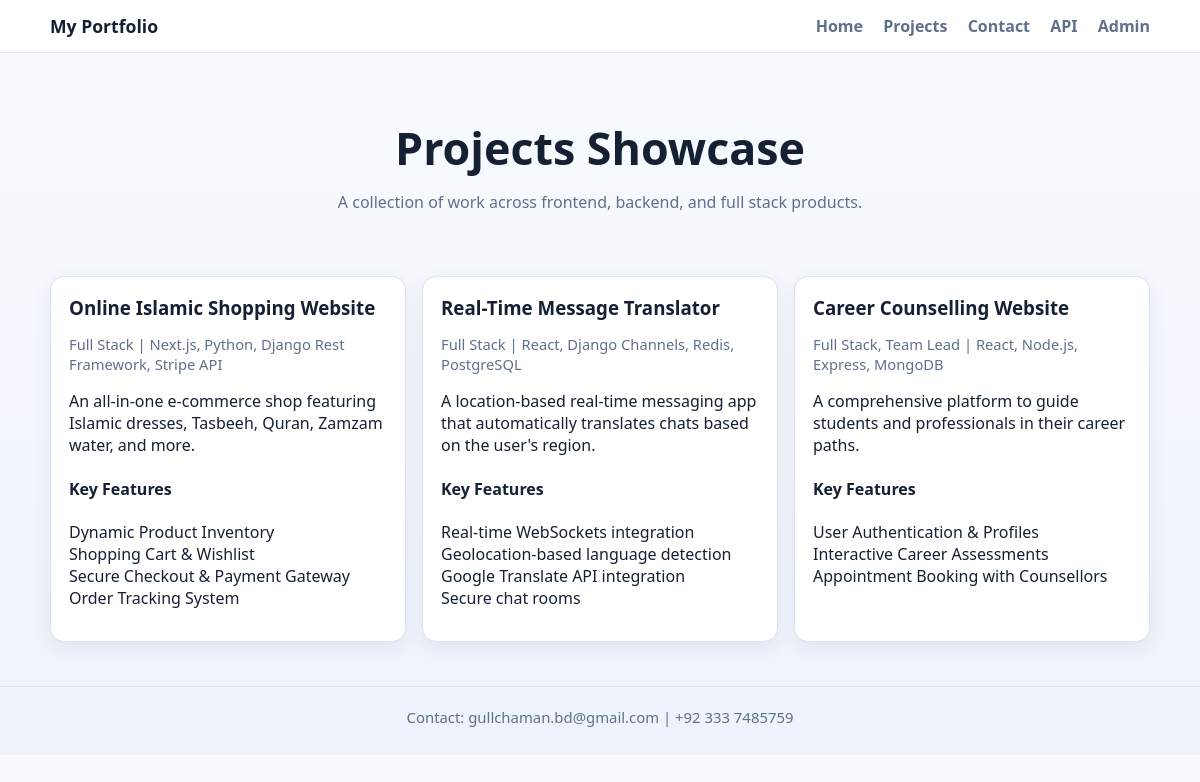
/projects/, run on the app's committed database.
### api/models.py (models this page shows, shortened)
class Project(models.Model):
    title = models.CharField(max_length=200)
    role = models.CharField(max_length=100, default='Full Stack') # e.g. Full Stack, Team Lead
    description = models.TextField()
    key_features = models.TextField(blank=True, null=True) # Bullet points separated by newlines
    tech_stack = models.CharField(max_length=200)
    github_link = models.URLField(blank=True, null=True)
    live_link = models.URLField(blank=True, null=True)
    image = models.ImageField(upload_to='projects/', blank=True, null=True)
    created_at = models.DateTimeField(auto_now_add=True)

class SiteSettings(models.Model):
    profile_picture = models.ImageField(upload_to='profile/', blank=True, null=True)
    email = models.EmailField(default='gullchaman.bd@gmail.com')
    location = models.CharField(max_length=200, default='Global / Remote')
    phone = models.CharField(max_length=50, default='+92 333 7485759')
    updated_at = models.DateTimeField(auto_now=True)

### api/views.py (the view)
# urls.py: path('projects/', ProjectsPageView.as_view(), name='projects-page'),
class ProjectsPageView(View):
    template_name = 'api/projects.html'
    def get(self, request):
        context = {
            'projects': Project.objects.order_by('-created_at'),
            'site_settings': SiteSettings.objects.first(),
        }
        return render(request, self.template_name, context)

### api/templates/api/projects.html (shortened to what this page needs)
{% extends "api/base.html" %}
{% block content %}
<section class="hero">
    <h1>Projects Showcase</h1>
    <p>A collection of work across frontend, backend, and full stack products.</p>
</section>
<section class="section">
    <div class="grid projects-grid">
        {% for project in projects %}
            <article class="card">
                <h3>{{ project.title }}</h3>
                <p class="meta">{{ project.role }} | {{ project.tech_stack }}</p>
                <p>{{ project.description }}</p>
                {% if project.key_features %}
                    <h4>Key Features</h4>
                    <pre style="white-space: pre-wrap; font-family: inherit; margin: 0 0 14px;">{{ project.key_features }}</pre>
                {% endif %}
            </article>
        {% empty %}
            <p>No projects available yet. Add them from admin panel.</p>
        {% endfor %}
    </div>
</section>
{% endblock %}

### api/templates/api/base.html (shortened to what this page needs)
<!DOCTYPE html>
<html lang="en">
<head>
</head>
<body>
    <nav>
        <div class="container">
            <a class="brand" href="{% url 'home' %}">My Portfolio</a>
            <div class="menu">
                <a href="{% url 'home' %}">Home</a>
                <a href="{% url 'projects-page' %}">Projects</a>
                <a href="{% url 'contact-page' %}">Contact</a>
                <a href="/api/">API</a>
                <a href="/admin/">Admin</a>
            </div>
        </div>
    </nav>
    <main class="container">
        {% block content %}{% endblock %}
    </main>
    <footer>
        {% if site_settings and site_settings.email %}
            Contact: {{ site_settings.email }}{% if site_settings.phone %} | {{ site_settings.phone }}{% endif %}
        {% else %}
            Portfolio Website
        {% endif %}
    </footer>
</body>
</html>

### api/templates/api/base.html (style rules this page uses)
:root { --bg: #f5f7fb; --surface: #ffffff; --text: #152033; --muted: #60708b; --accent: #0068ff; --accent-dark: #0053cc; --border: #dce3ef; }
* { box-sizing: border-box; }
body { margin: 0; font-family: "Segoe UI", Tahoma, Geneva, Verdana, sans-serif; background: linear-gradient(180deg, #f8fbff 0%, #eef3fb 100%); color: var(--text); }
.container { width: min(1100px, 92%); margin: 0 auto; }
nav { background: var(--surface); border-bottom: 1px solid var(--border); position: sticky; top: 0; z-index: 100; }
nav .container { display: flex; justify-content: space-between; align-items: center; padding: 14px 0; }
.brand { font-size: 1.1rem; font-weight: 700; text-decoration: none; color: var(--text); }
.menu a { margin-left: 16px; color: var(--muted); text-decoration: none; font-weight: 600; }
.hero { padding: 64px 0 36px; text-align: center; }
.hero h1 { margin: 0 0 12px; font-size: clamp(1.9rem, 4vw, 2.8rem); }
.hero p { margin: 0 auto; color: var(--muted); max-width: 700px; line-height: 1.6; }
.section { padding: 24px 0 44px; }
.grid { display: grid; gap: 16px; }
.projects-grid { grid-template-columns: repeat(auto-fit, minmax(250px, 1fr)); }
.card { background: var(--surface); border: 1px solid var(--border); border-radius: 14px; padding: 18px; box-shadow: 0 6px 20px rgba(0, 37, 96, 0.07); }
.card h3 { margin-top: 0; margin-bottom: 8px; }
.meta { color: var(--muted); font-size: 0.92rem; margin-bottom: 10px; }
footer { border-top: 1px solid var(--border); padding: 20px 0 28px; color: var(--muted); text-align: center; font-size: 0.93rem; }

### data on the page
Project: title "Online Islamic Shopping Website", role "Full Stack", tech_stack "Next.js, Python, Django Rest Framework, Stripe API", description "An all-in-one e-commerce shop featuring Islamic dresses, Tasbeeh, Quran, Zamzam water, and more.", key_features "Dynamic Product Inventory Shopping Cart & Wishlist Secure Checkout & Payment Gateway Order Tracking System"
Project: title "Real-Time Message Translator", role "Full Stack", tech_stack "React, Django Channels, Redis, PostgreSQL", description "A location-based real-time messaging app that automatically translates chats based on the user's region.", key_features "Real-time WebSockets integration Geolocation-based language detection Google Translate API integration Secure chat rooms"
Project: title "Career Counselling Website", role "Full Stack, Team Lead", tech_stack "React, Node.js, Express, MongoDB", description "A comprehensive platform to guide students and professionals in their career paths.", key_features "User Authentication & Profiles Interactive Career Assessments Appointment Booking with Counsellors"
SiteSettings: email "gullchaman.bd@gmail.com", phone "+92 333 7485759"
